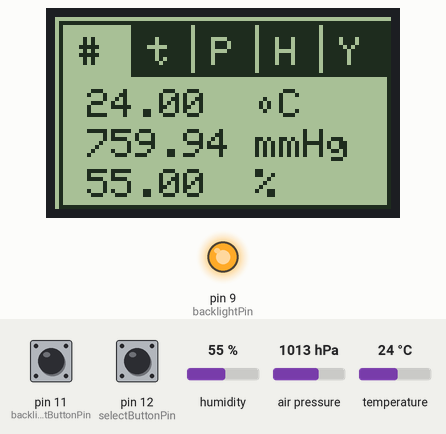
Recording of a sketch running on a simulated Arduino Uno, built with avr-gcc and run on an emulated ATmega328P. Shown: 84×48 one-colour display, output pins drawn as LEDs (lit = HIGH). Inputs (shaded band) come from the test bench; at power-on: pin 12 (selectButtonPin) HIGH, pin 11 (backlightButtonPin) HIGH, temperature 24 °C, humidity 55 %, air pressure 1013 hPa. What the sketch prints to the serial monitor is not drawn.

Above: at 5.6 s.
5.7 s: pin 12 (selectButtonPin) pulled LOW for 0.15 s
At 6.7 s:
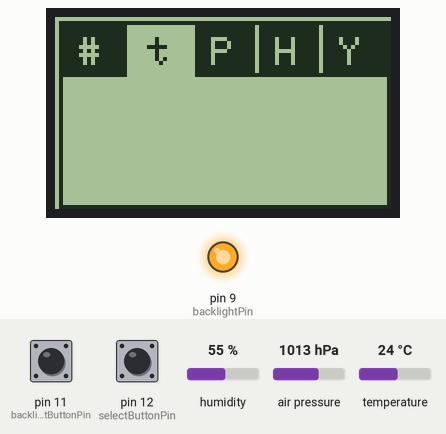
12.7 s: pin 12 (selectButtonPin) pulled LOW for 3.2 s
At 13.7 s:
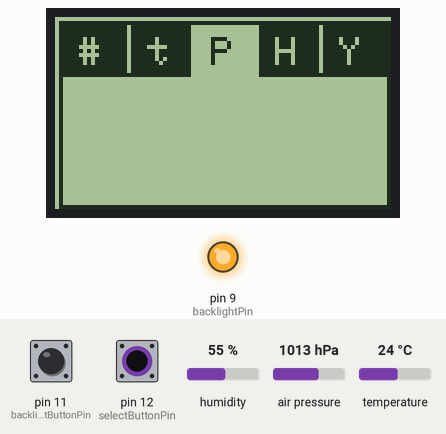
17.4 s: pin 11 (backlightButtonPin) pulled LOW for 0.15 s
At 18.2 s:
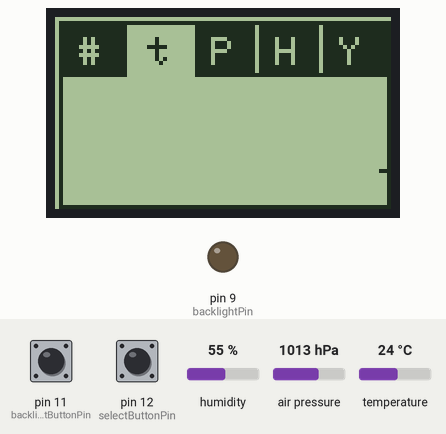
23.2 s: temperature set to 12 °C
33.2 s: pin 12 (selectButtonPin) pulled LOW for 1 s
At 35.4 s:
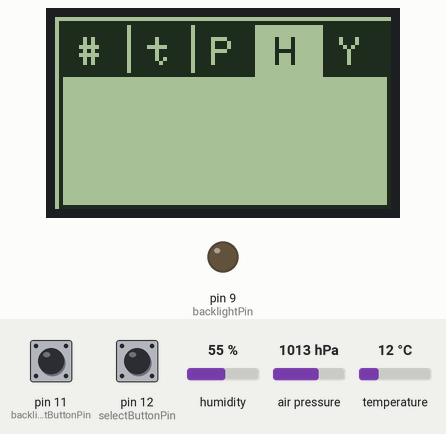
45.8 s: pin 12 (selectButtonPin) pulled LOW for 0.15 s
At 46.8 s:
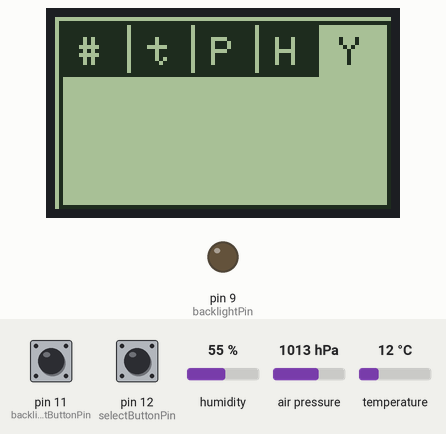
Timing chart, 0 to 48.8 s (numbered marks = the images above; inputs shaded):
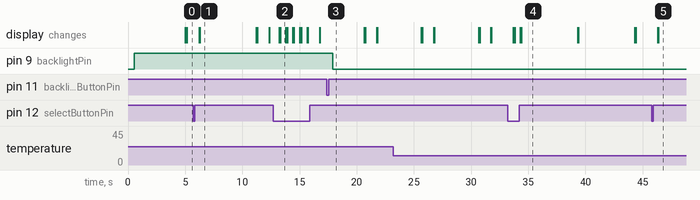

Measured:
- after the input at 17.4 s, pin 9 (backlightPin): HIGH → LOW after 0.50 s
- after the input at 45.8 s, the display: first changes after 0.51 s (image 5 shows a later state)
- what the display in image 1 shows lasts 4.9 s, from 6.3 s to 11.2 s
- what the display in image 2 shows lasts 0.5 s, from 13.3 s to 13.8 s

The sketch:

BME280_to_Nokia5110.ino
```cpp
#include <Adafruit_GFX.h>
#include <Adafruit_PCD8544.h>
#include <Adafruit_BME280.h>
#include <Wire.h>

// I2C
// SDA - A4 (D18)
// SCL - A5 (D19)
Adafruit_BME280 bme;

// D7 - Serial clock out (CLK)
// D6 - Serial data out (DIN)
// D5 - Data/Command select (DC)
// D4 - LCD chip select (CE)
// D3 - LCD reset (RST)
Adafruit_PCD8544 lcd = Adafruit_PCD8544(7, 6, 5, 4, 3);

// D9 - backlight
const int backlightPin = 9;
boolean backlight = false;

// D11 - backlight button pin
const int backlightButtonPin = 11;
int BacklightButtonState = 0;
int lastBacklightButtonState = 0;

// D12 - select button pin
const int selectButtonPin = 12;
int selectButtonState = 0;
int lastSelectButtonState = 0;
int select = 0;
boolean pushed = false;

// Refresh rait on main screen
long interval = 5000;
long previousMillis = 0;

// Lines x-coordinates on main screen
int x_tempr = 18;
int x_press = 28;
int x_humid = 38;

// Log data arrays
int log_values_number = 82;
int log_tempr[82];
int log_press[82];
int log_humid[82];

// Frequency of logging data
unsigned long previousLogMillis = millis();
long interval_tempr = 5000;
long interval_press = 5000;
long interval_humid = 5000;

// Log counters
int count_tempr = log_values_number;
int count_press = log_values_number;
int count_humid = log_values_number;


void setup() {
  lcd.begin();
  lcd.setContrast(60);
  lcd.clearDisplay();
  Wire.begin();
  delay(500);
  bme.begin();
  Serial.begin(9600);

  pinMode(backlightPin,OUTPUT);
  digitalWrite(backlightPin,HIGH); //Turn Backlight OFF

  pinMode(backlightButtonPin, INPUT_PULLUP);
  digitalWrite(backlightButtonPin,HIGH);
  lastBacklightButtonState = 1;

  pinMode(selectButtonPin, INPUT_PULLUP);
  digitalWrite(selectButtonPin,HIGH);
  lastSelectButtonState = 1;
}

void loop(void) {

  log_sensor_values();

  BacklightButtonState = digitalRead(backlightButtonPin);
  selectButtonState = digitalRead(selectButtonPin);

  if (BacklightButtonState != lastBacklightButtonState){
    if (backlight){
      backlight = false;
    } else {
      backlight = true;
    }

    delay(500);
  }

  if (backlight){
    digitalWrite(backlightPin, LOW);
  } else {
    digitalWrite(backlightPin, HIGH);
  }

  if (selectButtonState != lastSelectButtonState){
    lcd.clearDisplay();
    pushed = true;
    if (select < 4){
      select += 1;
    } else {
      select = 0;
    }
    Serial.print(select);
    delay(500);
  }

  unsigned long currentMillis = millis();
  switch(select){
    case 0:
      if(currentMillis - previousMillis > interval || pushed) {
        previousMillis = currentMillis;
        if (pushed){pushed = false;}

        draw_interface(select);

        // Temperature line
        lcd.setCursor(8, x_tempr);
        lcd.print(bme.readTemperature());
        lcd.setCursor(50, x_tempr);
        lcd.print((char)9);lcd.print("C");

        // Pressure line
        lcd.setCursor(8,x_press);
        lcd.print(bme.readPressure()/133.3);lcd.print(" mmHg");

        // Humidity line
        lcd.setCursor(8,x_humid);
        lcd.print(bme.readHumidity());
        set_text(50,x_humid,"%",BLACK);

        lcd.display();
        lcd.clearDisplay();
      }
      break;
    case 1:
      if(currentMillis - previousMillis > interval || pushed) {
        previousMillis = currentMillis;
        if (pushed){pushed = false;}


        lcd.clearDisplay();

        draw_interface(select);

        draw_graph(log_tempr, 23, 35);
        //lcd.display();


      }
      break;
    case 2:
      if(currentMillis - previousMillis > interval || pushed) {
        previousMillis = currentMillis;
        if (pushed){pushed = false;}

        draw_interface(select);
      }
      break;
    case 3:
      if(currentMillis - previousMillis > interval || pushed) {
        previousMillis = currentMillis;
        if (pushed){pushed = false;}

        draw_interface(select);
      }
      break;
    case 4:
      if(currentMillis - previousMillis > interval || pushed) {
        previousMillis = currentMillis;
        if (pushed){pushed = false;}

        draw_interface(select);
      }
      break;
  }
}

void set_text(int x, int y, String text, int color){
  lcd.setTextColor(color);
  lcd.setCursor(x,y);
  lcd.println(text);
  lcd.display();
}

void draw_interface(int s){
    // Frame
    lcd.drawRect(1, 1, 83, 47, BLACK);
    lcd.display();

    // Menu header generating
    switch(s){
      case 0:
        set_text( 6, 5, "#", BLACK);
        lcd.fillRect(19, 2, 83, 13, BLACK);
        set_text(23, 5, "t", WHITE);
        set_text(39, 5, "P", WHITE);
        set_text(55, 5, "H", WHITE);
        set_text(71, 5, "Y", WHITE);
        break;
      case 1:
        lcd.fillRect(2, 2, 16, 13, BLACK);
        set_text( 6, 5, "#", WHITE);
        set_text(23, 5, "t", BLACK);
        lcd.fillRect(35, 2, 82, 13, BLACK);
        set_text(39, 5, "P", WHITE);
        set_text(55, 5, "H", WHITE);
        set_text(71, 5, "Y", WHITE);
        break;
      case 2:
        lcd.fillRect(2, 2, 32, 13, BLACK);
        set_text( 6, 5, "#", WHITE);
        set_text(23, 5, "t", WHITE);
        set_text(39, 5, "P", BLACK);
        lcd.fillRect(51, 2, 82, 13, BLACK);
        set_text(55, 5, "H", WHITE);
        set_text(71, 5, "Y", WHITE);
        break;
      case 3:
        lcd.fillRect(2, 2, 48, 13, BLACK);
        set_text( 6, 5, "#", WHITE);
        set_text(23, 5, "t", WHITE);
        set_text(39, 5, "P", WHITE);
        set_text(55, 5, "H", BLACK);
        lcd.fillRect(67, 2, 82, 13, BLACK);
        set_text(71, 5, "Y", WHITE);
        break;
      case 4:
        lcd.fillRect(2, 2, 64, 13, BLACK);
        set_text( 6, 5, "#", WHITE);
        set_text(23, 5, "t", WHITE);
        set_text(39, 5, "P", WHITE);
        set_text(55, 5, "H", WHITE);
        set_text(71, 5, "Y", BLACK);
        break;
    }

    // Menu vertical separators
    lcd.drawLine(18, 2, 18, 13, WHITE);
    lcd.drawLine(34, 2, 34, 13, WHITE);
    lcd.drawLine(50, 2, 50, 13, WHITE);
    lcd.drawLine(66, 2, 66, 13, WHITE);
    lcd.display();

    lcd.setTextSize(1);

    lcd.setTextColor(BLACK);
    lcd.display();
}

void log_sensor_values(){
  unsigned long curLogMillis = millis();

  if (curLogMillis - previousLogMillis > interval_tempr){
    previousLogMillis = curLogMillis;

    int cur_tempr = bme.readTemperature();

    for (int i=0; i<log_values_number; i++){
      log_tempr[i] = log_tempr[i+1];
    }
    log_tempr[log_values_number-1] = cur_tempr;


    //for(int i = 0; i<log_values_number; i++){
    //  Serial.print(log_tempr[i]);
    //  Serial.print(" ");
    //}
    //Serial.println(" ");


    //Serial.print(cur_tempr);
    //Serial.print(" - ");
    //Serial.println(count_tempr);
  }

  //int cur_press = bme.readPressure()/133.3;
  //int cur_humid = bme.readHumidity();


  //Serial.println(cur_press);
  //Serial.println(cur_humid);
}


void draw_graph(int data[], int min_val, int max_val){

  // Calculating number of pixels in 1 vals. Zone for graph:
  // 16 - top Y coordinate of screen
  // 45 - bottom Y coordinate of screen
  int top_y = 16;
  int bot_y = 45;

  int pix = round((bot_y-top_y)/(max_val-min_val));
  for (int i; i<log_values_number; i++){
    if (data[i] < max_val || data[i] > min_val){
      lcd.drawPixel(i+2, top_y+pix*(max_val-data[i]), BLACK);
      lcd.display();
      /*Serial.print(i+2);
      Serial.print(" ");
      Serial.println(top_y+pix*(max_val-data[i]));
      Serial.println(data[i]);
      Serial.println(pix); */
    }

  }


}
```
